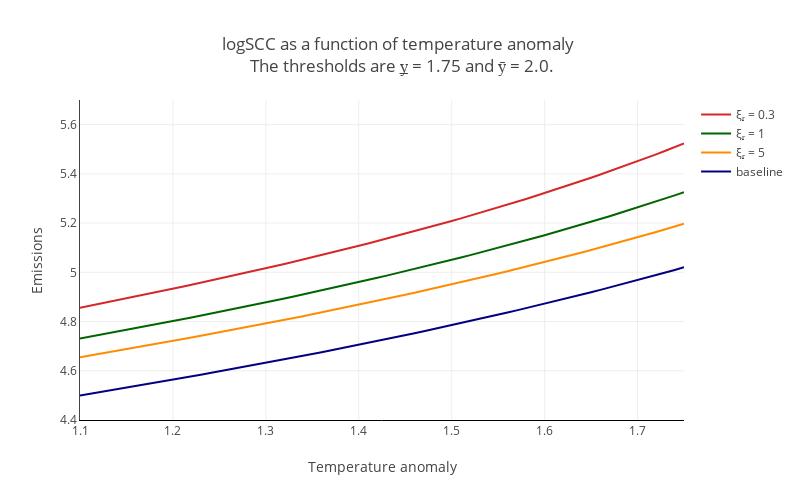

Notebook code for this chart:
### Code cell
from src.plots import plot1012
args_scc = (α, η, i_over_k, K0, γ_1, γ_2)
plot1012(pre_jump175_res, y_grid_short_2, y_underline_higher, args_scc)
